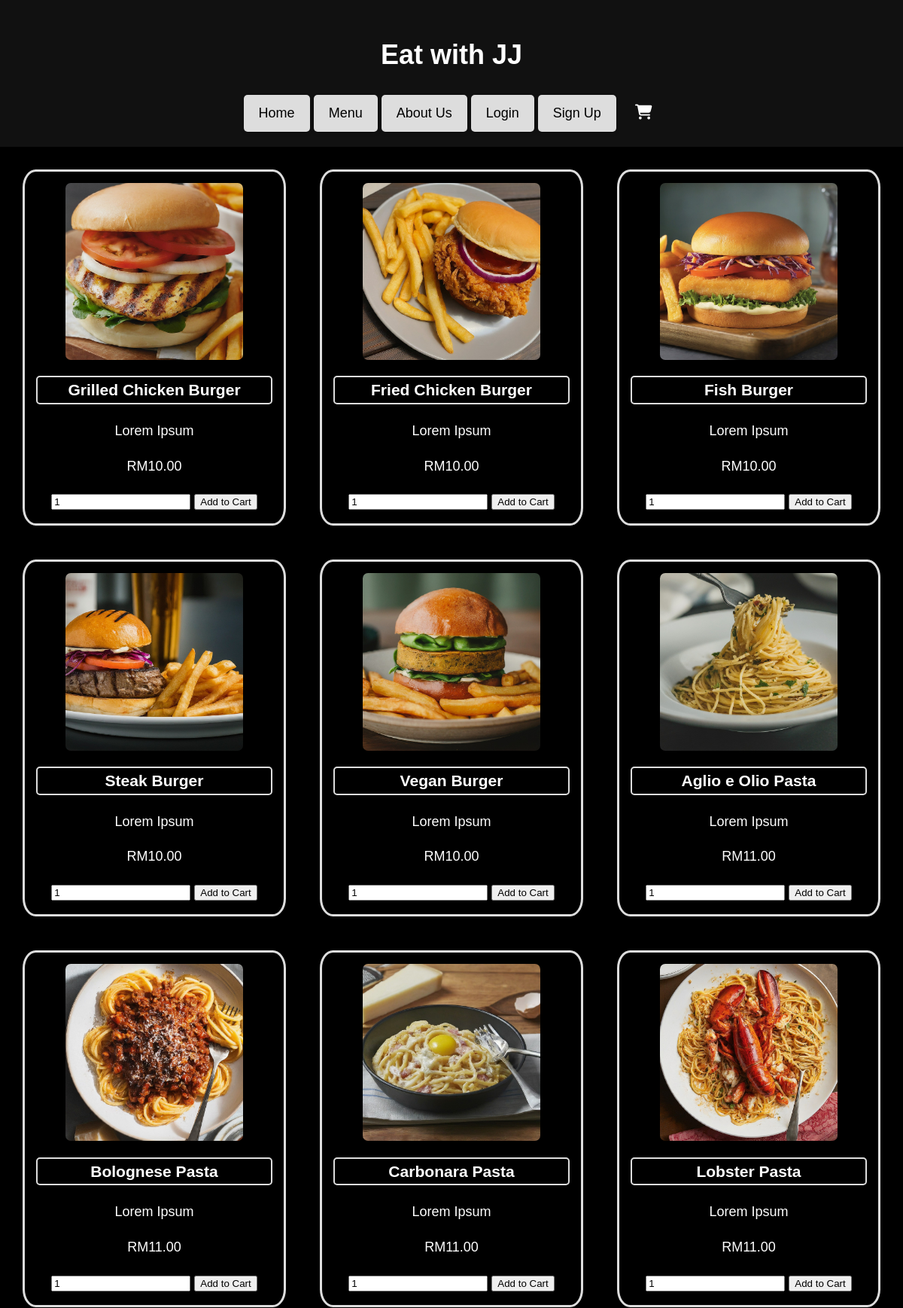
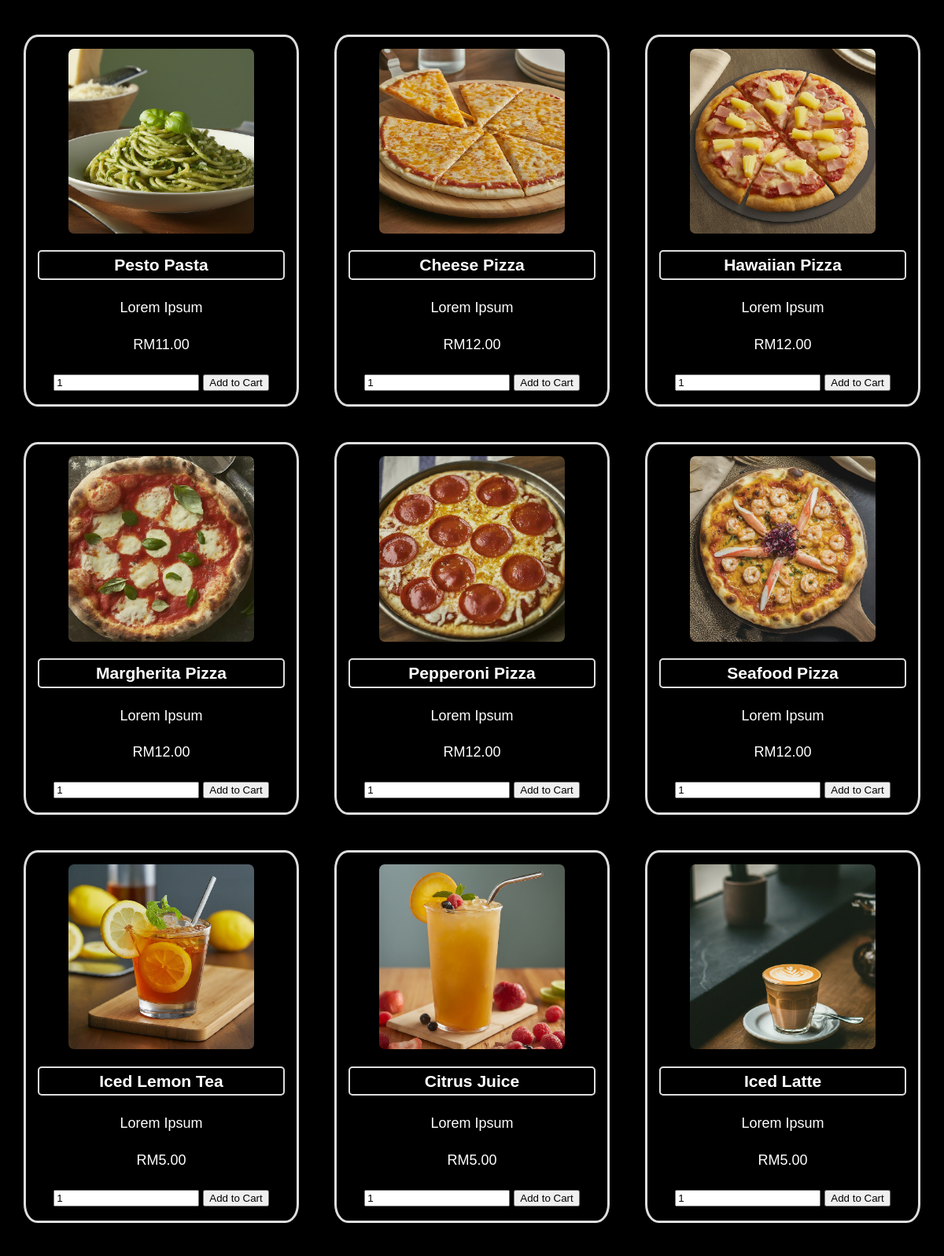
Page /menu.php (upper part) on the committed database (2 pictures, top to bottom).
### tables this page shows
CREATE TABLE food(
    fid INT AUTO_INCREMENT NOT NULL PRIMARY KEY,
    fcid INT NOT NULL,
    foodname VARCHAR(100) NOT NULL,
    description TEXT, 
    price DECIMAL(10,2) NOT NULL,
    img VARCHAR(222) NOT NULL,
    FOREIGN KEY (fcid) REFERENCES foodcat(fcid)
);

### menu.php (the view, shortened to what this page needs)
<?php
include('connection.php');
?>
<!DOCTYPE html>
<html lang="en">
<head>
    <link rel="stylesheet" href="style.css">
</head>
<body>
    <?php include('header.php'); ?>
    <main>
        <div class="menu-container">
            <?php
            $sql = "SELECT * FROM food";
            $result = mysqli_query($conn, $sql);
            if (mysqli_num_rows($result) > 0) {
                while ($row = mysqli_fetch_assoc($result)) { ?>
                    <div class="menu-item">
                        <img src="assets/<?= $row['img'] ?>" alt="<?= $row['foodname'] ?>">
                        <h3><?= $row['foodname'] ?></h3>
                        <p><?= $row['description'] ?></p>
                        <p class="price">RM<?= $row['price'] ?></p>
                        <input type="number" min="1" value="1" class="quantity">
                        <button class="add-to-cart" data-fid="<?= $row['fid'] ?>">Add to Cart</button>
                    </div>
               <?php }
            } else {
                echo '<p>No food items found in the menu. </p>';
            }
            ?>
        </div>
    </main>
</body>
</html>

### header.php
<header>
    <h1>Eat with JJ</h1>
    <nav>
      <a href="home.php" class="button-link">Home</a>
      <a href="menu.php" class="button-link">Menu</a>
      <a href="about.php" class="button-link">About Us</a>
      <?php if (isset($_SESSION['logged_in']) && $_SESSION['logged_in']): ?>
        <a href="profile.php" class="button-link">Profile</a>
        <a href="logout.php" class="button-link">Logout</a>
      <?php else: ?>
        <a href="login.php" class="button-link">Login</a>
        <a href="signup.php" class="button-link">Sign Up</a>
      <?php endif; ?>
      <a href="cart.php"> <i class="fas fa-shopping-cart"></i> </a>
      </nav>
</header>

### style.css (style rules this page uses)
body { font-family: sans-serif; margin: 0; padding: 0; padding-bottom: 80px; background-color: #000; color: #fff; font-size: 18px; line-height: 1.6; }
header { text-align: center; padding: 20px; background-color: #111; }
header h1 { font-family: Arial; }
header a { color: #ddd; padding: 10px; }
header a.button-link { box-shadow: 0 2px 5px rgba(0, 0, 0, 0.2); }
a.button-link { display: inline-block; background-color: #ddd; color: #000; padding: 10px 20px; text-decoration: none; border-radius: 5px; transition: color 0.3s ease; }
.fas.fa-shopping-cart { font-size: 20px; color: #fff; padding-left: 10px; }
main { padding: 20px; display: flex; flex-wrap: wrap; justify-content: space-between; }
.menu-container { display: grid; grid-template-columns: repeat(3, 1fr); gap: 25px; justify-content: center; }
.menu-item { justify-content: center; margin: 10px; padding: 15px; border: 3px solid #ddd; text-align: center; border-radius: 5%; }
.menu-item h3 { border: 2px solid #ddd; border-radius: 5px; border-width: 69%; text-align: center; position: inherit; }
.menu-item img { max-width: 75%; height: auto; display: block; margin: 0 auto; border-radius: 3%; border: 3px; border-color: #ccc; }

### rows in the picture
food: img (picture), foodname "Grilled Chicken Burger", description "Lorem Ipsum", price "10.00"
food: img (picture), foodname "Fried Chicken Burger", description "Lorem Ipsum", price "10.00"
food: img (picture), foodname "Fish Burger", description "Lorem Ipsum", price "10.00"
food: img (picture), foodname "Steak Burger", description "Lorem Ipsum", price "10.00"
food: img (picture), foodname "Vegan Burger", description "Lorem Ipsum", price "10.00"
food: img (picture), foodname "Aglio e Olio Pasta", description "Lorem Ipsum", price "11.00"
food: img (picture), foodname "Bolognese Pasta", description "Lorem Ipsum", price "11.00"
food: img (picture), foodname "Carbonara Pasta", description "Lorem Ipsum", price "11.00"
food: img (picture), foodname "Lobster Pasta", description "Lorem Ipsum", price "11.00"
food: img (picture), foodname "Pesto Pasta", description "Lorem Ipsum", price "11.00"
food: img (picture), foodname "Cheese Pizza", description "Lorem Ipsum", price "12.00"
food: img (picture), foodname "Hawaiian Pizza", description "Lorem Ipsum", price "12.00"
food: img (picture), foodname "Margherita Pizza", description "Lorem Ipsum", price "12.00"
food: img (picture), foodname "Pepperoni Pizza", description "Lorem Ipsum", price "12.00"
food: img (picture), foodname "Seafood Pizza", description "Lorem Ipsum", price "12.00"
food: img (picture), foodname "Iced Lemon Tea", description "Lorem Ipsum", price "5.00"
food: img (picture), foodname "Citrus Juice", description "Lorem Ipsum", price "5.00"
food: img (picture), foodname "Iced Latte", description "Lorem Ipsum", price "5.00"
